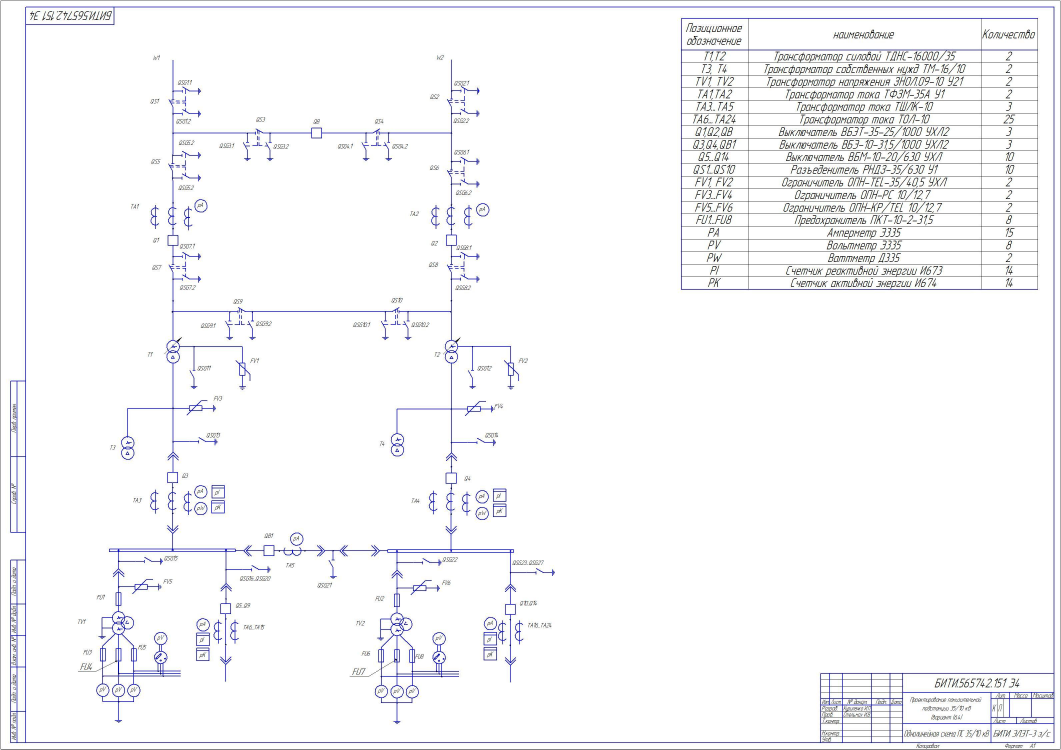
#> input picture shema3.jpg, 3183 x 2249 px (shown at 1/3 size)
$ python main.py
#> lines starting #> are read from the running program, lines starting #| are printed output that depends on the picture
import cv2

def ImageScale(img, percent):
    height = img.shape[1]
    width = img.shape[0]
    new_scale = []
    new_height = (percent * height) // 100
    new_width = (percent * width) // 100
    new_scale.append(new_height)
    new_scale.append(new_width)
    return new_scale


img = cv2.imread("shema3.jpg")
#> img is the input picture: shape (2249, 3183, 3); mean B, G, R 248.4, 246.9, 246.9
img = cv2.GaussianBlur(img, (3, 5), 0)
img = cv2.cvtColor(img, cv2.COLOR_BGR2GRAY)
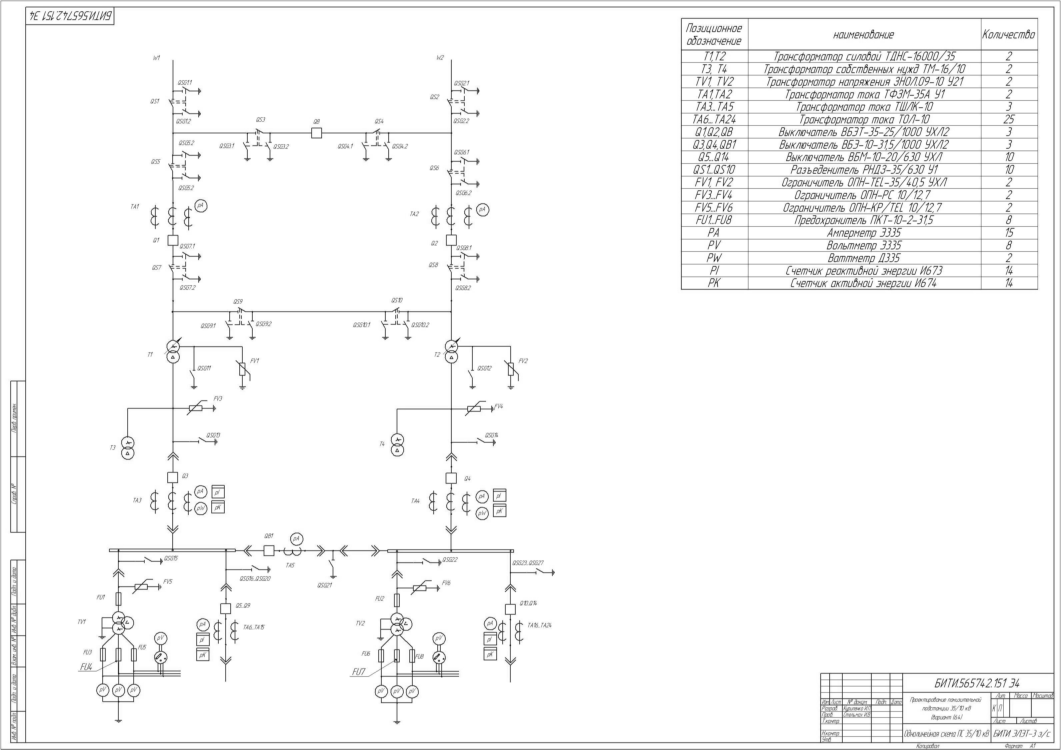
#> img: shape (2249, 3183) (shown at 1/3 size); min 5, max 255, mean 247.1

img_height = img.shape[1]
#> img_height = 3183
img_width = img.shape[0]
#> img_width = 2249

new_img = cv2.resize(img, ImageScale(img, 45))

new_img_height = new_img.shape[1]
#> new_img_height = 1432
new_img_width = new_img.shape[0]
#> new_img_width = 1012

cv2.imshow("Result", new_img[0:(new_img_height - new_img_height//2), 0:(new_img_width - new_img_width//4)])
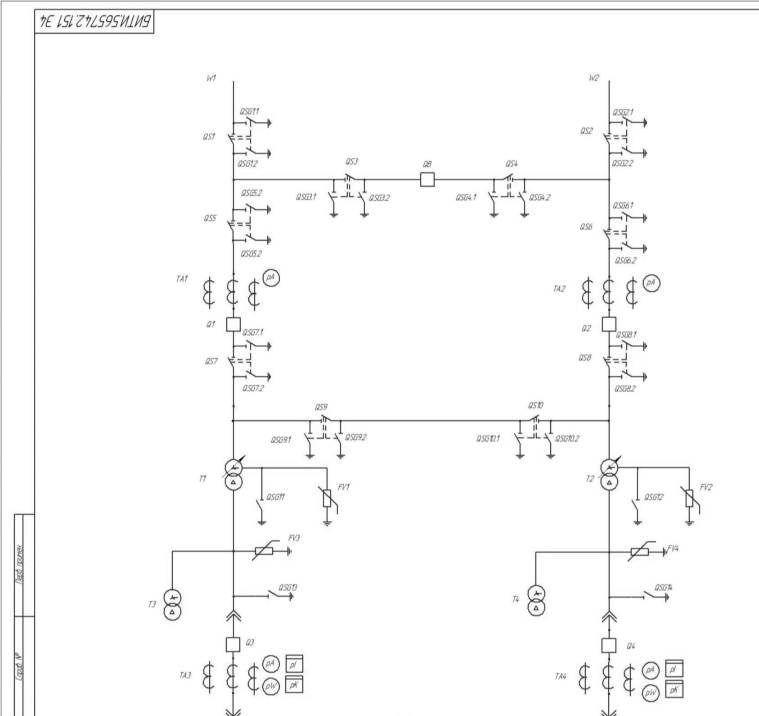
#> window 'Result': shape (716, 759); min 9, max 255, mean 249.9

cv2.waitKey(0)

$ run again, with shema1.jpg copied over shema3.jpg
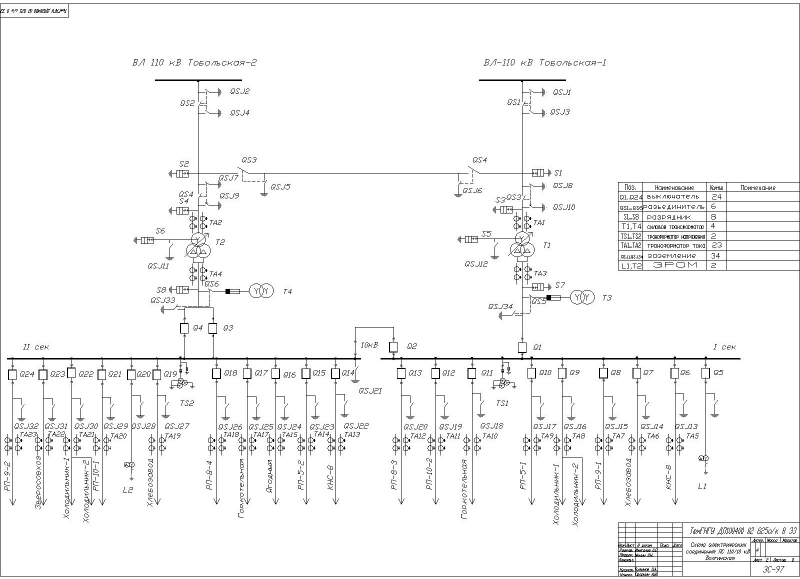
#> input picture shema1.jpg, 1600 x 1157 px (shown at 1/2 size)
#> img is the input picture: shape (1157, 1600, 3); min 0, max 255, mean 245.9
#> `new_img = cv2.resize(img, ImageScale(img, 45))`:
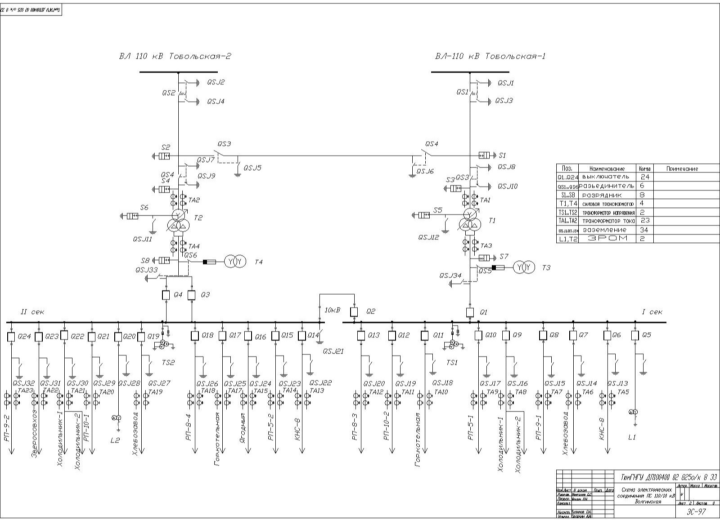
#> new_img: shape (520, 720); min 2, max 255, mean 245.9
#> `cv2.imshow("Result", new_img[0:(new_img_height - new_img_height//2), 0..`:
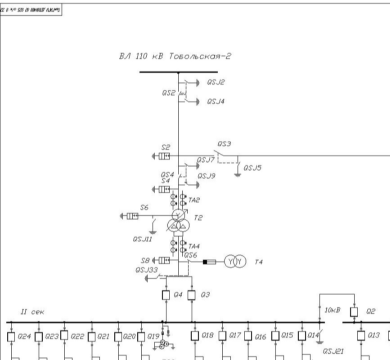
#> window 'Result': shape (360, 390); min 4, max 255, mean 248.8

$ run again, with shema2.jpg copied over shema3.jpg
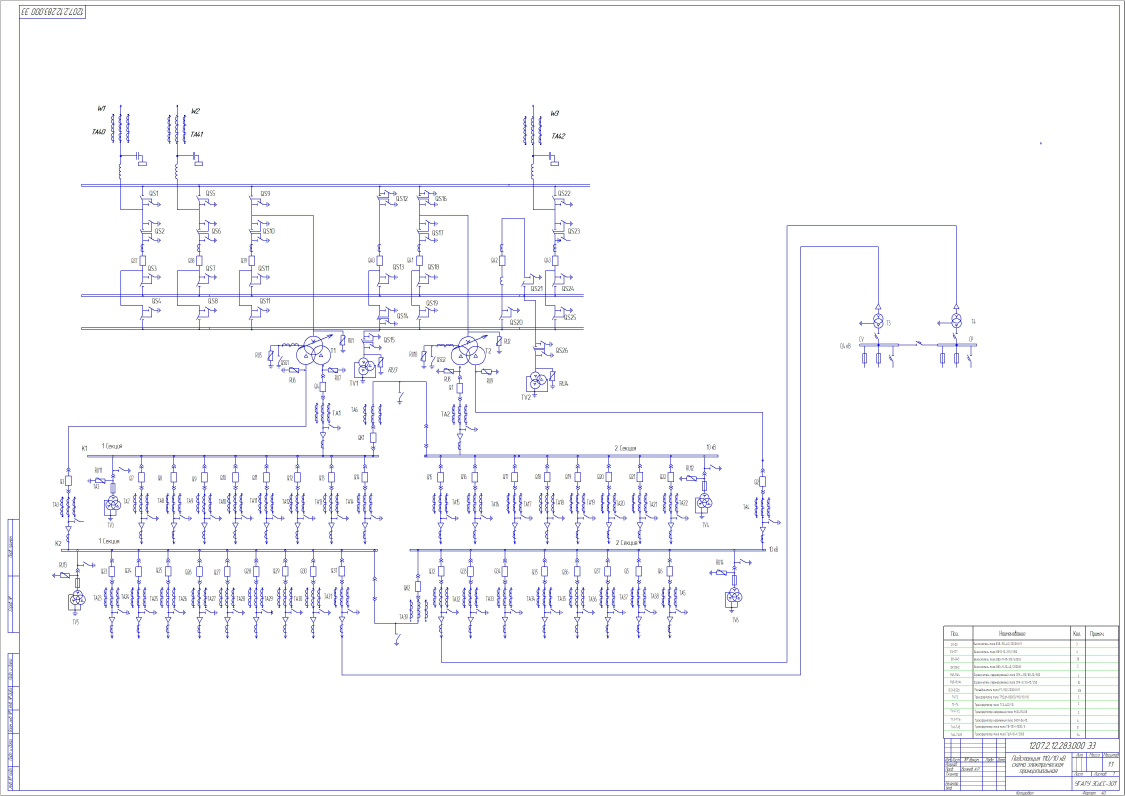
#> input picture shema2.jpg, 4498 x 3183 px (shown at 1/4 size)
#> img is the input picture: shape (3183, 4498, 3); mean B, G, R 251.7, 248.7, 248.5
#> `img = cv2.cvtColor(img, cv2.COLOR_BGR2GRAY)`:
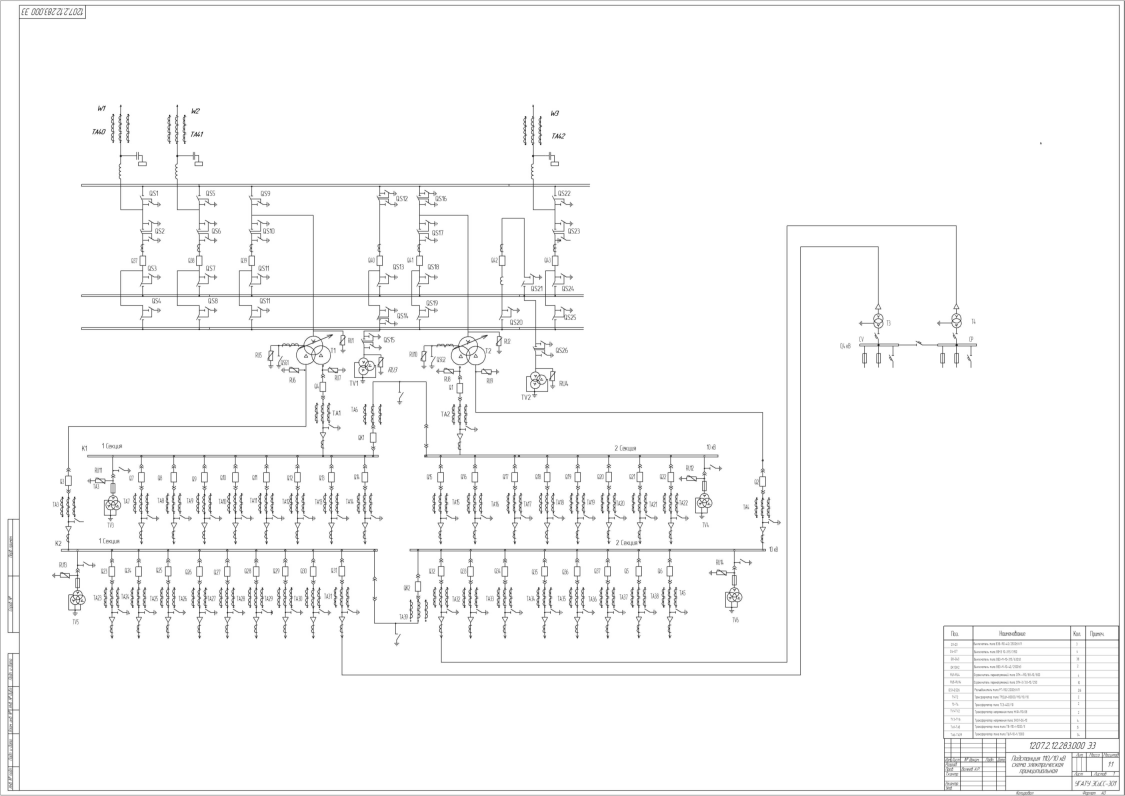
#> img: shape (3183, 4498) (shown at 1/4 size); min 7, max 255, mean 248.9
#> `cv2.imshow("Result", new_img[0:(new_img_height - new_img_height//2), 0..`:
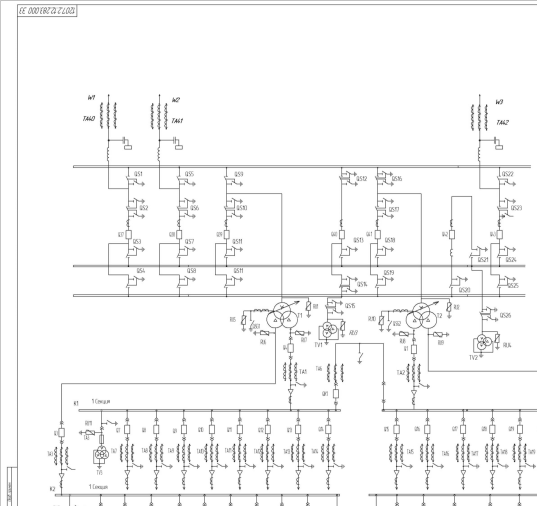
#> window 'Result': shape (1012, 1074) (shown at 1/2 size); min 12, max 255, mean 246.8
